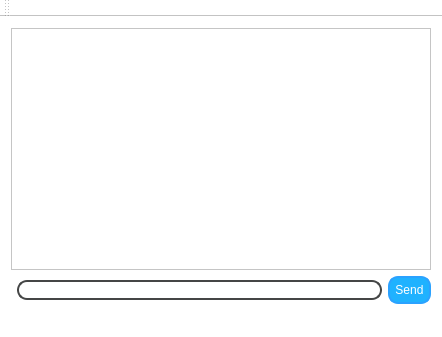
<?xml version="1.0" encoding="UTF-8"?>
<ui version="4.0">
 <class>MainWindow</class>
 <widget class="QMainWindow" name="MainWindow">
  <property name="geometry">
   <rect>
    <x>0</x>
    <y>0</y>
    <width>442</width>
    <height>337</height>
   </rect>
  </property>
  <property name="windowTitle">
   <string>Simple Http Server</string>
  </property>
  <property name="styleSheet">
   <string notr="true">background-color: rgba(255, 255, 255, 255);</string>
  </property>
  <widget class="QWidget" name="centralWidget">
   <layout class="QGridLayout" name="gridLayout">
    <item row="1" column="2">
     <widget class="QPushButton" name="pushButton_sendMessage">
      <property name="minimumSize">
       <size>
        <width>0</width>
        <height>0</height>
       </size>
      </property>
      <property name="styleSheet">
       <string notr="true">background-color: rgb(31, 178, 255);
color:white;
border-width: 2px;
border-style: solid;
border-color: rgb(43, 162, 255);
border-radius: 10px;
padding: 5px;
</string>
      </property>
      <property name="text">
       <string>Send</string>
      </property>
     </widget>
    </item>
    <item row="0" column="0" colspan="3">
     <widget class="QTextBrowser" name="textBrowser_receivedMessages">
      <property name="styleSheet">
       <string notr="true">background-color: rgb(255, 255, 255);</string>
      </property>
     </widget>
    </item>
    <item row="1" column="1">
     <widget class="QLineEdit" name="lineEdit_message">
      <property name="minimumSize">
       <size>
        <width>150</width>
        <height>0</height>
       </size>
      </property>
      <property name="styleSheet">
       <string notr="true">background-color: rgb(255, 255, 255);
border-width: 2px;
border-style: solid;
border-color: rgb(69, 70, 70);
border-radius: 10px;</string>
      </property>
     </widget>
    </item>
   </layout>
  </widget>
  <widget class="QMenuBar" name="menuBar">
   <property name="geometry">
    <rect>
     <x>0</x>
     <y>0</y>
     <width>442</width>
     <height>20</height>
    </rect>
   </property>
  </widget>
  <widget class="QToolBar" name="mainToolBar">
   <attribute name="toolBarArea">
    <enum>TopToolBarArea</enum>
   </attribute>
   <attribute name="toolBarBreak">
    <bool>false</bool>
   </attribute>
  </widget>
  <widget class="QStatusBar" name="statusBar">
   <property name="font">
    <font>
     <weight>75</weight>
     <bold>true</bold>
    </font>
   </property>
  </widget>
 </widget>
 <layoutdefault spacing="6" margin="11"/>
 <resources/>
 <connections/>
</ui>
